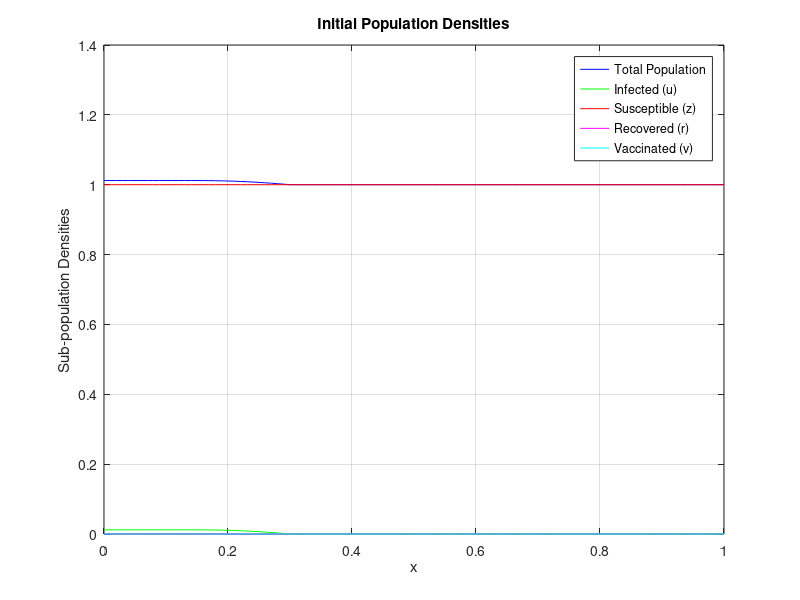

MATLAB code to generate this figure: (Note: this script raises an error after producing the figure.)
close all;
clear all;

%% --- Parameter Initialization ---
% Diffusion parameters for each sub-population
delta_u=0.01; %Infected diffusion parameter
delta_z=0.01; %Susceptible diffusion parameter
delta_r=0.01; %Recovered diffusion parameter
delta_v=0.01; %Vaccinated diffusion parameter

% Epidemiological parameters
beta=0.75; %Risk of infection
lambda=0.20; %Recovery rate of infectious individuals
alpha=0.035; %Virus-induced average fatality rate
epsilon=0.8; %Vaccine inefficacy
rho=0.06; %Vaccination rate

% Advection/Pressure related parameters
mu=3; %Interface condition parameter
Ksi=0.02; %Cross-diffusion pressure due to self-isolation
Ks=0.002; %Self-diffusion pressure due to social distancing

%% --- Spatial and Temporal Discretisation ---
N=100; %Number of Spatial nodes
dt=0.0001; %Time-step value
T=37.5; %Final time
Ntimesteps=T/dt; %Number of timesteps
dx=1/N; %Space-step value
x=linspace(0,1,N+1);
h=31; %Interface position

%% --- Initial Conditions ---
%Infected Population density
u(1:h)=0.53*((x(1:h)).*(0.3-x(1:h)));
u(1:16)=0.012;
u(h:101)=0;
%Susceptible Population density
z=ones(1,N+1);
%Recovered Population density
r=zeros(1,N+1);
%Vaccinated Population density
v=zeros(1,N+1);
%Combined Population density
total=u+z+r+v;

 
%% --- Initial Plotting ---
figure('Name','Initial Conditions');
plot(x, total,'b','DisplayName','Total Population');
hold on;
plot(x,u,'g','DisplayName','Infected (u)');
plot(x,z,'r','DisplayName','Susceptible (z)');
plot(x,r,'m','DisplayName','Recovered (r)');
plot(x,v,'c','DisplayName','Vaccinated (v)');
xlabel('x');
ylabel('Sub-population Densities');
title('Initial Population Densities');
legend('Location','best');
xlim([0 1]);
grid on;
hold off;

%% --- Pre-computation for Mass and Theta (based on initial conditions) ---
%Theta Calculation LHS of Interface
theta1= trapz(x(1:h),total(1:h));
%Mass Calculation LHS of Interface
mass1(1:h-1)=(1/theta1)*(total(1:h-1).*(x(2:h)-x(1:h-1)));
mass1(h-1)=(1/theta1)*(total(h-1).*(x(h-1)-x(h-2))); 
mass1(h)=(1/theta1)*(total(h).*(x(h)-x(h-1)));
%Theta Calculation RHS of Interface
theta2= trapz(x(h:N+1),total(h:N+1));
%Mass Calculation RHS of Interface
mass2(h)=(1/theta2)*(total(h).*(x(h+1)-x(h)));
mass2(h+1:N)=(1/theta2)*(total(h+1:N).*(x(h+2:N+1)-x(h+1:N)));
mass2(N)=(1/theta2)*(total(N).*(x(N)-x(N-1)));        
mass2(N+1)=(1/theta2)*(total(N+1).*(x(N+1)-x(N)));
%% --- Time Stepping Loop ---
for t=1:Ntimesteps
%Interface Velocity Calculation    
w(h)=-(delta_u*mu)*((u(h)-u(h-1))/(x(h)-x(h-1)));

%dtheta Calculation LHS of Interface
dtheta1 = (delta_u*(u(h)-u(h-1))+delta_z*(z(h)-z(h-1))+delta_r*(r(h)-r(h-1))+delta_v*(v(h)-v(h-1)))/(x(h)-x(h-1))+...
           (Ksi *(z(h)+r(h)+v(h)+u(h)))*(u(h)-u(h-1))/(x(h)-x(h-1))+(Ksd*(z(h)+r(h)+v(h))+Ksi*u(h))*((z(h)-z(h-1))+(r(h)-r(h-1))+(v(h)-v(h-1)))/(x(h)-x(h-1))+...
           trapz(x(1:h),(-alpha*u(1:h)))+total(h)*w(h);
%dtheta Calculation RHS of Interface
dtheta2 = -(delta_z*(z(h+1)-z(h))+delta_r*(r(h+1)-r(h))+delta_v*(v(h+1)-v(h)))/(x(h+1)-x(h))-...
            Ksi*z(h)*(u(h+1)-u(h))/(x(h+1)-x(h))-Ksd*z(h)*((z(h+1)-z(h))+(r(h+1)-r(h))+(v(h+1)-v(h)))/(x(h+1)-x(h))-total(h)*w(h);

%Velocity is zero at the LHS Boundary
w(1)=0;
%Velocity Calculation LHS of Interface (LHS boundary as the anchor point)
for k=2:h-1 
w(k)=(1/total(k))*((-(delta_u*(u(k)-u(k-1))+delta_z*(z(k)-z(k-1))+delta_r*(r(k)-r(k-1))+delta_v*(v(k)-v(k-1))))/(x(k)-x(k-1))-...
    Ksi*(z(k)+r(k)+v(k)+u(k))*(u(k)-u(k-1))/(x(k)-x(k-1))-Ksd*(z(k)+v(k)+r(k))*((z(k)-z(k-1))+(r(k)-r(k-1))+(v(k)-v(k-1)))/(x(k)-x(k-1))-Ksi*u(k)*((z(k)-z(k-1))+(r(k)-r(k-1))+(v(k)-v(k-1)))/(x(k)-x(k-1))-...
    trapz(x(1:k),(-alpha*u(1:k)))+sum(mass1(1:k))*dtheta1);
end
%Velocity Calculation RHS of Interface (RHS boundary as the anchor point)
for k=h+1:N 
w(k)=(1/total(k))* -((delta_z*(z(k)-z(k-1))+delta_r*(r(k)-r(k-1))+delta_v*(v(k)-v(k-1)))/(x(k)-x(k-1))+...
    Ksd*(z(k)+r(k)+v(k))*((z(k)-z(k-1))+(r(k)-r(k-1))+(v(k)-v(k-1)))/(x(k)-x(k-1))+sum(mass2(k:N+1))*dtheta2);
end
%Velocity is zero at the RHS Boundary
w(N+1)=0;

%Updating Node Position using the Exponential Time-stepping scheme
for i=1:N
    deltax(i)=x(i+1)-x(i);
    deltaw(i)=w(i+1)-w(i);
end
for i=1:N
    deltax_new(i)=deltax(i)*exp(dt*(deltaw(i)/deltax(i)));
end
for i=2:N
x_new(i)=x(1)+sum(deltax_new(1:i-1));    
end
%Boundary conditions on LHS & RHS
x_new(N+1)=x(N+1);
x_new(1)=x(1);
%Updating theta on LHS & RHS
theta1=theta1+dt*dtheta1; 
theta2=theta2+dt*dtheta2; 

%Updating the population densities
for i=2:h-2
 u_new(i)=(1/(x_new(i+1)-x_new(i)))*((x(i+1)-x(i))*u(i)+(dt)*(delta_u*(((u(i+1)-u(i))/(x(i+1)-x(i)))-((u(i)-u(i-1))/(x(i)-x(i-1))))+...
     Ksi*u(i+1)*((u(i+1)-u(i))+(z(i+1)-z(i))+(r(i+1)-r(i))+(v(i+1)-v(i)))/(x(i+1)-x(i))-Ksi*u(i-1)*((u(i)-u(i-1))+(z(i)-z(i-1))+(r(i)-r(i-1))+(v(i)-v(i-1)))/(x(i)-x(i-1))+...
     trapz(x(i:i+1),beta*u(i:i+1).*z(i:i+1)+epsilon*beta*u(i:i+1).*v(i:i+1)-alpha*u(i:i+1)-lambda*u(i:i+1))+w(i+1)*u(i+1)-u(i)*w(i)));
end
for i=h-1
 u_new(i)=(1/(x_new(i)-x_new(i-1)))*((x(i)-x(i-1))*u(i)+(dt)*(delta_u*(((u(i+1)-u(i))/(x(i+1)-x(i)))-((u(i)-u(i-1))/(x(i)-x(i-1))))+...
     Ksi*u(i+1)*((u(i+1)-u(i))+(z(i+1)-z(i))+(r(i+1)-r(i))+(v(i+1)-v(i)))/(x(i+1)-x(i))-Ksi*u(i-1)*((u(i)-u(i-1))+(z(i)-z(i-1))+(r(i)-r(i-1))+(v(i)-v(i-1)))/(x(i)-x(i-1))+...
     trapz(x(i-1:i),beta*u(i-1:i).*z(i-1:i)+epsilon*beta*u(i-1:i).*v(i-1:i)-alpha*u(i-1:i)-lambda*u(i-1:i))+w(i)*u(i)-u(i-1)*w(i-1)));
end
u_new(h:N+1)=0;

for i=2:h+1
 z_new(i)=(1/(x_new(i+1)-x_new(i)))*((x(i+1)-x(i))*z(i)+(dt)*(delta_z*(((z(i+1)-z(i))/(x(i+1)-x(i)))-((z(i)-z(i-1))/(x(i)-x(i-1))))+...
     Ksi*z(i+1)*(u(i+1)-u(i))/(x(i+1)-x(i))+Ksd*z(i+1)*((z(i+1)-z(i))+(r(i+1)-r(i))+(v(i+1)-v(i)))/(x(i+1)-x(i))-Ksi*z(i-1)*(u(i)-u(i-1))/(x(i)-x(i-1))-Ksd*z(i-1)*((z(i)-z(i-1))+(r(i)-r(i-1))+(v(i)-v(i-1)))/(x(i)-x(i-1))+...
     trapz(x(i:i+1),(-beta*u(i:i+1).*z(i:i+1)-rho*z(i:i+1)))+w(i+1)*z(i+1)-z(i)*w(i)));
end
for i=h+2:N 
 z_new(i)=(1/(x_new(i)-x_new(i-1)))*((x(i)-x(i-1))*z(i)+(dt)*(delta_z*(((z(i+1)-z(i))/(x(i+1)-x(i)))-((z(i)-z(i-1))/(x(i)-x(i-1))))+...
     Ksi*z(i+1)*(u(i+1)-u(i))/(x(i+1)-x(i))+Ksd*z(i+1)*((z(i+1)-z(i))+(r(i+1)-r(i))+(v(i+1)-v(i)))/(x(i+1)-x(i))-Ksi*z(i-1)*(u(i)-u(i-1))/(x(i)-x(i-1))-Ksd*z(i-1)*((z(i)-z(i-1))+(r(i)-r(i-1))+(v(i)-v(i-1)))/(x(i)-x(i-1))+...
     trapz(x(i-1:i),(-beta*u(i-1:i).*z(i-1:i)-rho*z(i-1:i)))+w(i)*z(i)-z(i-1)*w(i-1)));
end

for i=2:h+1
 r_new(i)=(1/(x_new(i+1)-x_new(i)))*((x(i+1)-x(i))*r(i)+(dt)*(delta_r*(((r(i+1)-r(i))/(x(i+1)-x(i)))-((r(i)-r(i-1))/(x(i)-x(i-1))))+...
     Ksi*r(i+1)*(u(i+1)-u(i))/(x(i+1)-x(i))+Ksd*r(i+1)*((z(i+1)-z(i))+(r(i+1)-r(i))+(v(i+1)-v(i)))/(x(i+1)-x(i))-Ksi*r(i-1)*(u(i)-u(i-1))/(x(i)-x(i-1))-Ksd*r(i-1)*((z(i)-z(i-1))+(r(i)-r(i-1))+(v(i)-v(i-1)))/(x(i)-x(i-1))+...
     +trapz(x(i:i+1),(lambda*u(i:i+1)))+w(i+1)*r(i+1)-r(i)*w(i)));
end
for i=h+2:N 
 r_new(i)=(1/(x_new(i)-x_new(i-1)))*((x(i)-x(i-1))*r(i)+(dt)*(delta_r*(((r(i+1)-r(i))/(x(i+1)-x(i)))-((r(i)-r(i-1))/(x(i)-x(i-1))))+...
     Ksi*r(i+1)*(u(i+1)-u(i))/(x(i+1)-x(i))+Ksd*r(i+1)*((z(i+1)-z(i))+(r(i+1)-r(i))+(v(i+1)-v(i)))/(x(i+1)-x(i))-Ksi*r(i-1)*(u(i)-u(i-1))/(x(i)-x(i-1))-Ksd*r(i-1)*((z(i)-z(i-1))+(r(i)-r(i-1))+(v(i)-v(i-1)))/(x(i)-x(i-1))+...
     trapz(x(i-1:i),(lambda*u(i-1:i)))+w(i)*r(i)-r(i-1)*w(i-1)));
end

for i=2:h+1
 v_new(i)=(1/(x_new(i+1)-x_new(i)))*((x(i+1)-x(i))*v(i)+(dt)*(delta_v*(((v(i+1)-v(i))/(x(i+1)-x(i)))-((v(i)-v(i-1))/(x(i)-x(i-1))))+...
     Ksi*v(i+1)*(u(i+1)-u(i))/(x(i+1)-x(i))+Ksd*v(i+1)*((z(i+1)-z(i))+(r(i+1)-r(i))+(v(i+1)-v(i)))/(x(i+1)-x(i))-Ksi*v(i-1)*(u(i)-u(i-1))/(x(i)-x(i-1))-Ksd*v(i-1)*((z(i)-z(i-1))+(r(i)-r(i-1))+(v(i)-v(i-1)))/(x(i)-x(i-1))+...
     trapz(x(i:i+1),(-epsilon*beta*v(i:i+1).*u(i:i+1)+rho*z(i:i+1)))+w(i+1)*v(i+1)-v(i)*w(i)));
end
for i=h+2:N 
 v_new(i)=(1/(x_new(i)-x_new(i-1)))*((x(i)-x(i-1))*v(i)+(dt)*(delta_v*(((v(i+1)-v(i))/(x(i+1)-x(i)))-((v(i)-v(i-1))/(x(i)-x(i-1))))+...
     Ksi*v(i+1)*(u(i+1)-u(i))/(x(i+1)-x(i))+Ksd*v(i+1)*((z(i+1)-z(i))+(r(i+1)-r(i))+(v(i+1)-v(i)))/(x(i+1)-x(i))-Ksi*v(i-1)*(u(i)-u(i-1))/(x(i)-x(i-1))-Ksd*v(i-1)*((z(i)-z(i-1))+(r(i)-r(i-1))+(v(i)-v(i-1)))/(x(i)-x(i-1))+...
     trapz(x(i-1:i),(-epsilon*beta*v(i-1:i).*u(i-1:i)+rho*z(i-1:i)))+w(i)*v(i)-v(i-1)*w(i-1)));
end

%Boundary conditions for the Updated population densities
u_new(1)=u_new(2);
z_new(1)=z_new(2);
r_new(1)=r_new(2);
v_new(1)=v_new(2);
u_new(h)=0;
z_new(N+1)=z_new(N);
r_new(N+1)=r_new(N);
v_new(N+1)=v_new(N);
u_new(h:N+1)=0;
%Update the population densities and node positions
u = u_new;
z = z_new;
r = r_new;
v = v_new;
x=x_new;
total(1:N+1)=u(1:N+1)+z(1:N+1)+r(1:N+1)+v(1:N+1);
     
        
if rem(t,25000)==0
figure(2)
plot(x,total,'b','LineWidth',1)
hold on
xlabel('x') 
ylabel('Total density') 
xlim([0 1])
ylim([0 1.1])

figure(3)
plot(x,u,'g','LineWidth',1)
xlabel('x') 
hold on
ylabel('Infected density') 
xlim([0 1])
ylim([0 1.1])

figure(4)
plot(x,z,'r','LineWidth',1)
hold on
xlabel('x') 
ylabel('Susceptible density')
xlim([0 1])
ylim([0 1.1])

figure(5)
plot(x,r,'m','LineWidth',1)
hold on
xlabel('x') 
ylabel('Recovered density') 
xlim([0 1])
ylim([0 1.1])

figure(6)
plot(x,v,'c')
hold on
xlabel('x') 
ylabel('Vaccinated density') 
xlim([0 1])
ylim([0 1.1])
 end
 end
